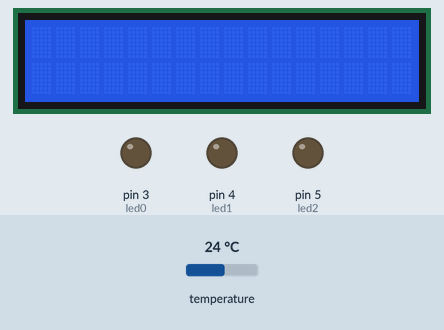
The sketch below on a simulated Arduino Uno, built with avr-gcc and run on an emulated ATmega328P. Shown: 16×2 character LCD, output pins drawn as LEDs (lit = HIGH). The inputs (shaded band) are chosen by the test bench; at power-on: temperature 24 °C.

Above: at 1.3 s.
1.4 s: temperature set to 15.8 °C
At 3.7 s:
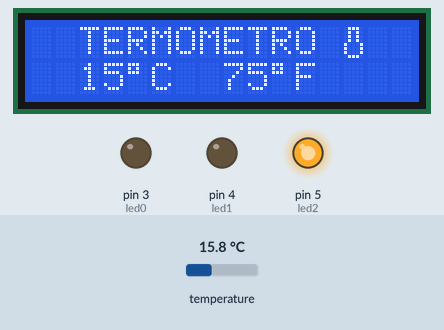
5.8 s: temperature set to 14.3 °C
At 7.0 s:
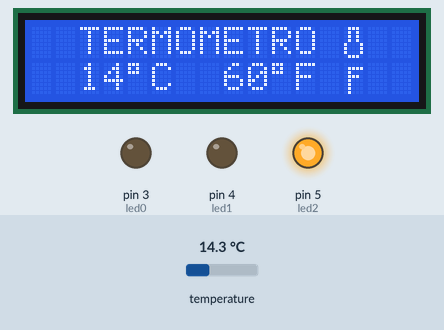
10.2 s: temperature set to 33 °C
At 11.7 s:
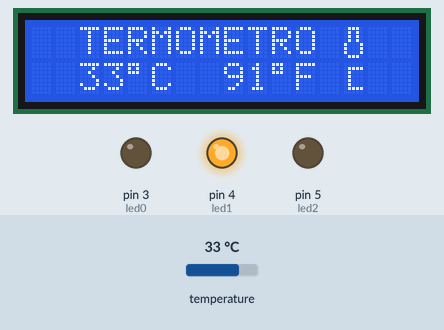
14.6 s: temperature set to 31.6 °C
At 17.1 s:
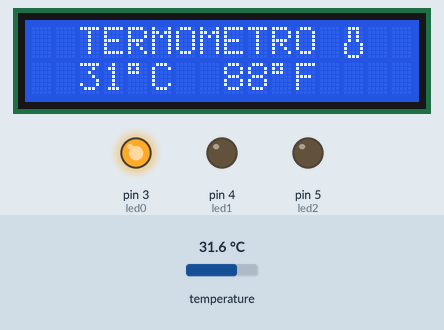
18.1 s: temperature set to 30.3 °C
At 18.8 s:
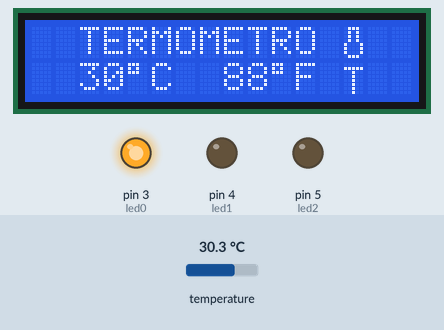
Timing chart, 0 to 21.1 s (numbered marks = the images above; inputs shaded):
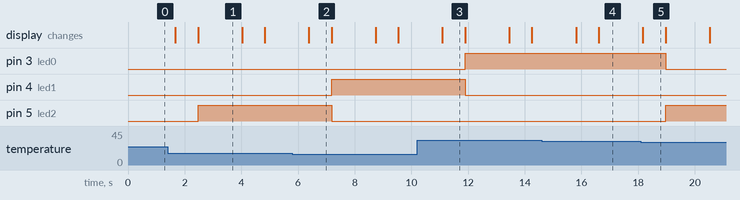

Measured:
- the behaviour switches between 15 and 14.9 °C on temperature (found by bisection; images 1 and 2)
- the behaviour switches between 31 and 30.9 °C on temperature (found by bisection; images 4 and 5)
- after the input at 5.8 s, pin 4 (led1): LOW → HIGH after 1.4 s; pin 5 (led2): HIGH → LOW after 1.4 s; the display: changes after 0.58 s (image 2)
- after the input at 10.2 s, pin 3 (led0): LOW → HIGH after 1.7 s; pin 4 (led1): HIGH → LOW after 1.7 s; the display: changes after 0.90 s (image 3)
- after the input at 14.6 s, the display: first changes after 1.2 s (image 4 shows a later state)
- after the input at 18.1 s, pin 3 (led0): HIGH → LOW after 0.87 s; pin 5 (led2): LOW → HIGH after 0.87 s; the display: changes after 0.06 s (image 5)
- what the display in image 1 shows lasts 1.5 s, from 2.5 s to 4.0 s

The sketch:

SENSOR_DE_TEMPERATURA.ino
```cpp
/*
  Fundación Kinal
  Centro Educativo Técnico Labral Kinal
  Electrónica
  Grado: Quinto
  Sección: A
  Curso: Taller de Electrónica Digital y Reparación de Computadoras I
  Nombre: Alvaro Josue Antonio Marroquin Corado
  Carné: 2022375
  proyecto:SENSOR DE TEMPERATURA
*/

#include <OneWire.h>
#include <DallasTemperature.h>
#include <LiquidCrystal_I2C.h>
#define led0 3
#define led1 4
#define led2 5

LiquidCrystal_I2C lcdmar(0x27,16,2);
OneWire ourWire(2);
DallasTemperature sensor(&ourWire);

int sensortF();
int sensortC();
int TempF, TempC;

byte termometro[] = {
  B01110,
  B01010,
  B01010,
  B01010,
  B10001,
  B10001,
  B10001,
  B01110
};

byte caliente[] = {
  B00000,
  B01111,
  B01000,
  B01000,
  B01000,
  B01000,
  B01111,
  B00000
};

byte frio[] = {
  B00000,
  B01111,
  B01000,
  B01110,
  B01000,
  B01000,
  B01000,
  B01000
};

byte templado[] = {
  B00000,
  B11111,
  B00100,
  B00100,
  B00100,
  B00100,
  B00100,
  B00100
};

byte grados[] = {
  B11100,
  B10100,
  B11100,
  B00000,
  B00000,
  B00000,
  B00000,
  B00000
};

void setup() {
  Serial.begin(9600);   //Inicio la comunicacion serial
  lcdmar.init();
  lcdmar.backlight();
  sensor.begin();   //Se inicia el sensor
  lcdmar.createChar(0, termometro);
  lcdmar.createChar(1, caliente);
  lcdmar.createChar(2, frio);
  lcdmar.createChar(3, templado);
  lcdmar.createChar(4, grados);
  lcdmar.home();
  pinMode(led0,OUTPUT);
  pinMode(led2,OUTPUT);
  pinMode(led1,OUTPUT);
}

void loop() {
   TempF = sensortF();
  TempC = sensortC();


  lcdmar.setCursor(0,0);
  lcdmar.print("  TERMOMETRO ");
  lcdmar.write(byte(0));
  //Temperatura en Celsius
  lcdmar.setCursor(2,1);
  lcdmar.print(TempC);
  lcdmar.write(byte(4));
  lcdmar.print("C");
  //Temperatura en Fahrenheit
  lcdmar.setCursor(8,1);
  lcdmar.print(TempF);
  lcdmar.write(byte(4));
  lcdmar.print("F ");


  if(TempC >= 15 && TempC <= 30){
    lcdmar.setCursor(13,1);
    lcdmar.write(byte(3));
    delay(800);
    lcdmar.setCursor(13,1);
    lcdmar.print(" ");
    digitalWrite(led0,LOW);
    digitalWrite(led1,LOW);
    digitalWrite(led2,HIGH);
  }

  if(TempC > 30){
    lcdmar.setCursor(13,1);
    lcdmar.write(byte(1));
    delay(800);
    lcdmar.setCursor(13,1);
    lcdmar.print(" ");
    digitalWrite(led0,HIGH);
    digitalWrite(led2,LOW);
    digitalWrite(led1,LOW);
  }

  if(TempC < 15){
    lcdmar.setCursor(13,1);
    lcdmar.write(byte(2));
    delay(800);
    lcdmar.setCursor(13,1);
    lcdmar.print(" ");
    digitalWrite(led0,LOW);
    digitalWrite(led2,LOW);
    digitalWrite(led1,HIGH);
  }
}

int sensortC(){
  sensor.requestTemperatures();
  int temp= sensor.getTempCByIndex(0);
  return temp;
}

int sensortF(){
  sensor.requestTemperatures();
  int temp1 = sensor.getTempFByIndex(0);
  return temp1;
}
```
